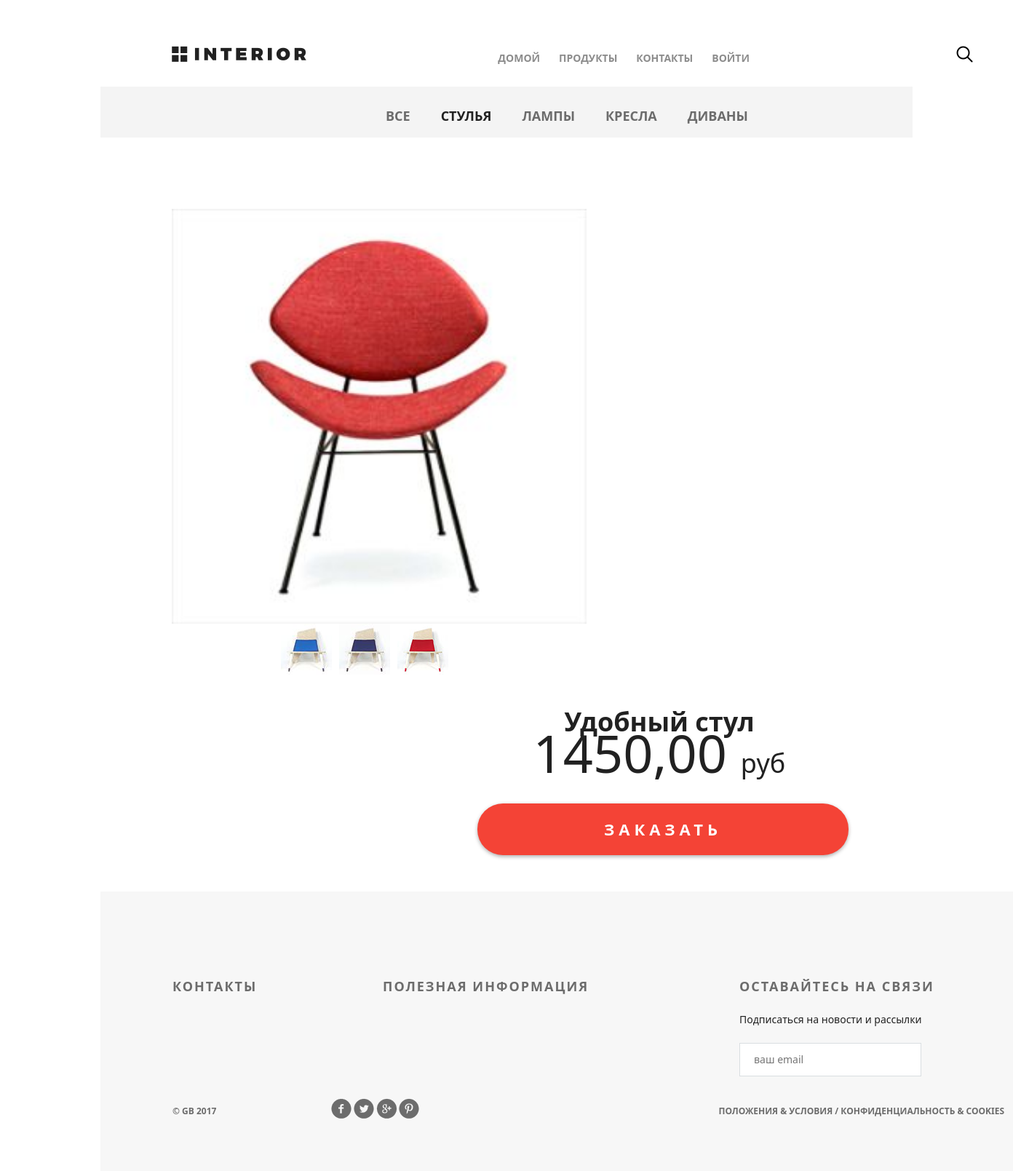
The page /products/1/ on the database its author committed.
### mainapp/models.py (models this page shows, shortened)
class ProductCategory(models.Model):
    name = models.CharField(
        verbose_name='имя',
        max_length=64,
        unique=True
    )
    description = models.TextField(
        verbose_name='описание',
        blank=True
    )
    is_active = models.BooleanField(
        verbose_name='активна',
        default=True
    )

class Product(models.Model):
    category = models.ForeignKey(
        ProductCategory,
        on_delete=models.CASCADE
    )
    name = models.CharField(
        verbose_name='имя продукт',
        max_length=128
    )
    image = models.ImageField(
        upload_to='products_images',
        blank=True
    )
    short_desc = models.CharField(
        verbose_name='краткое описание',
        max_length=60,
        blank=True
    )
    description = models.TextField(
        verbose_name='описание',
        blank=True
    )
    price = models.DecimalField(
        verbose_name='цена',
        max_digits=8,
        decimal_places=2,
        default=0
    )
    quantity = models.PositiveIntegerField(
        verbose_name='количество на складе',
        default=0
    )
    is_active = models.BooleanField(
        verbose_name='активна',
        default=True
    )

### mainapp/views.py (the view)
# urls.py: path('<int:pk>/', product, name='detail'),
def product(request, pk):
    title = "детали продукта"
    links_menu = ProductCategory.objects.all()
    product = get_object_or_404(Product, pk=pk)
    hot_product = get_hot_product()
    same_product = get_same_products(hot_product)
    context = {
        'title': title,
        'links_menu': links_menu,
        'product': product,
        'same_products': same_product,
    }
    return render(request, 'mainapp/product.html', context=context)

### mainapp/context_processors.py (called while the page is built)
def basket(request):
    print(f'context processor basket works')
    basket = []
    if request.user.is_authenticated:
        basket = Basket.objects.filter(user=request.user)
    return {
        'basket': basket,
    }

### mainapp/views.py (called while the page is built)
def get_hot_product():
    products = Product.objects.all()
    return random.sample(list(products), 1)[0]

def get_same_products(hot_product):
    same_products = Product.objects.filter(category=hot_product.category).exclude(pk=hot_product.pk).order_by('price')
    return same_products

### mainapp/templates/mainapp/product.html (shortened to what this page needs)
{% extends 'geekshop/base.html' %}
{% load static %}
{% block css %}
    <link rel="stylesheet" type="text/css" href="{% static 'mainapp/style.css' %}">
{% endblock %}
{% block content %}
    <div class="hero-white">
        {% include 'geekshop/includes/header.html' %}
    </div>
    <div class="details">
        {% include 'mainapp/includes/inc_menu.html' %}
        <div class="details-products">
                <div class="details-slider">
                    <div class="slider-product">
                        <img src="/media/{{ product.image }}">
                    </div>
                    <div class="slider-control">
                        <div class="block">
                            <a href="#"><img src="/static/geekshop/img/controll.jpg" alt="">
                            </a>
                        </div>
                        <div class="block">
                            <a href="#"><img src="/static/geekshop/img/controll1.jpg" alt="">
                            </a>
                        </div>
                        <div class="block">
                            <a href="#"><img src="/static/geekshop/img/controll2.jpg" alt="">
                            </a>
                        </div>
                    </div>
                </div>
            <div class="description">
                <h3 class="big-bold">{{ product.name }}</h3>
                <p class="price"> {{ product.price }} <span>руб</span></p>
                <a href="{% url 'basket:add' product.pk %}" class="red-button">
                    заказать
                </a>
            </div>
        </div>
{% endblock %}

### mainapp/templates/mainapp/includes/inc_menu.html (shortened to what this page needs)
<div class="links clearfix">
    <ul class="links-menu">
      <li>
        <a href="{% url 'products:category' 0 %}"
           class="">
          все
        </a>
      </li>
        {% for link in links_menu %}
            <li><a href="{% url 'products:category' link.pk %}"
                   class="{% if request.resolver_match.kwargs.pk|add:'0' == link.pk %}active{% endif %}">{{ link.name }}</a></li>
        {% endfor %}
    </ul>
</div>

### geekshop/static/geekshop/style.css (style rules this page uses)
* { margin: 0; padding: 0; }
body { font-family: 'Montserrat', sans-serif; }
html, body { height: 100%; }
.clearfix:after { content: ""; display: block; clear: both; }
.big-bold { color: #212121; font-size: 36px; font-weight: 700; text-align: left; margin-bottom: 24px; line-height: 36px; }
.hero-white { background-color: #fff; height: 119px; padding-left: 98px; padding-right: 211px; position: relative; }
.links { height: 70px; background-color: #f4f4f4; position: relative; padding-left: 360px; }
.links-menu { margin: 27px auto 0px; position: absolute; }
.links-menu li { float: left; list-style-type: none; padding-right: 42px; }
.links-menu li a { text-decoration: none; color: #6c6c6c; font-size: 18px; font-weight: 700; text-transform: uppercase; }
.links-menu .active { color: #212121; font-size: 18px; font-weight: 700; }
.details-products { padding-left: 98px; padding-right: 98px; margin-top: 98px; height: 651px; }
.slider-product { width: 570px; height: 570px; }
.slider-control { width: 420px; height: 70px; margin: 11px auto 0px; padding-left: 150px }
.slider-control .block { height: 70px; width: 70px; position: relative; float: left; margin-right: 10px; }
.description { width: 535px; float: right; padding-left: 35px }
.description .big-bold { color: #212121; font-size: 36px; font-weight: 700; text-align: center; margin-top: 47px; margin-bottom: 0px; }
.description .price { color: #212121; font-size: 72px; font-weight: 300; line-height: 48px; text-align: center; }
.description .price span { color: #212121; font-size: 36px; font-weight: 300; line-height: 48px; text-align: center; }
.red-button { display: block; height: 71px; width: 510px; border-radius: 35px; background-color: #f44336; text-align: center; text-transform: uppercase; text-decoration: none; color: #ffffff; font-size: 22px; font-weight: 700; line-height: 24px; box-shadow: 0px 2px 4.85px 0.15px rgba(33, 33, 33, 0.35); line-height: 70px; letter-spacing: 6px; margin-top: 31px; }

### mainapp/static/mainapp/style.css (style rules this page uses)
.details-slider { width: 570px; float: left; margin-right: 30px; }
.slider-product img { width: 100%; }
.slider-control { width: 420px; height: 70px; margin: 0px 0px; padding-left: 150px; }

### rows shown on the page
ProductCategory: name "СТУЛЬЯ"
ProductCategory: name "ЛАМПЫ"
ProductCategory: name "КРЕСЛА"
ProductCategory: name "ДИВАНЫ"
Product: image (picture), name "Удобный стул", price "1450,00"
